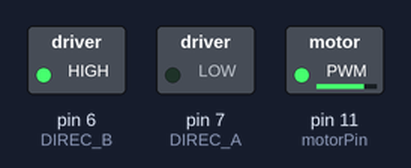
A sketch run on a simulated Arduino Uno, built with avr-gcc and run on an emulated ATmega328P. Shown: switched loads named in the sketch (green lamp = pin HIGH).

Above: at 0.1 s.
Timing chart, 0 to 1.6 s (numbered marks = the images above):
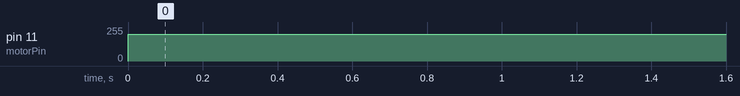

Measured:
- by itself, pin 11 (motorPin): 0/255 → 200/255 at 0.00 s

The sketch:

dcMotor_commercial.ino
```cpp
/*
Adafruit Arduino - Lesson 13. DC Motor
*/


int motorPin = 11;
int DIREC_A = 7;
int DIREC_B = 6;

void secondsDelay(int n)
{
    int i = 0;
    for (i=0; i < n; i++) {
      delay(1000);
    }
}


void setup()
{
  pinMode(motorPin, OUTPUT);
  pinMode(DIREC_A, OUTPUT);
  pinMode(DIREC_B, OUTPUT);
  digitalWrite(DIREC_A, LOW);
  digitalWrite(DIREC_B, HIGH);
}


void loop()
{

    //secondsDelay(3);
    int speed = 200;
    if (speed >= 0 && speed <= 250)
    {
      analogWrite(motorPin, speed);
    }


}
```
